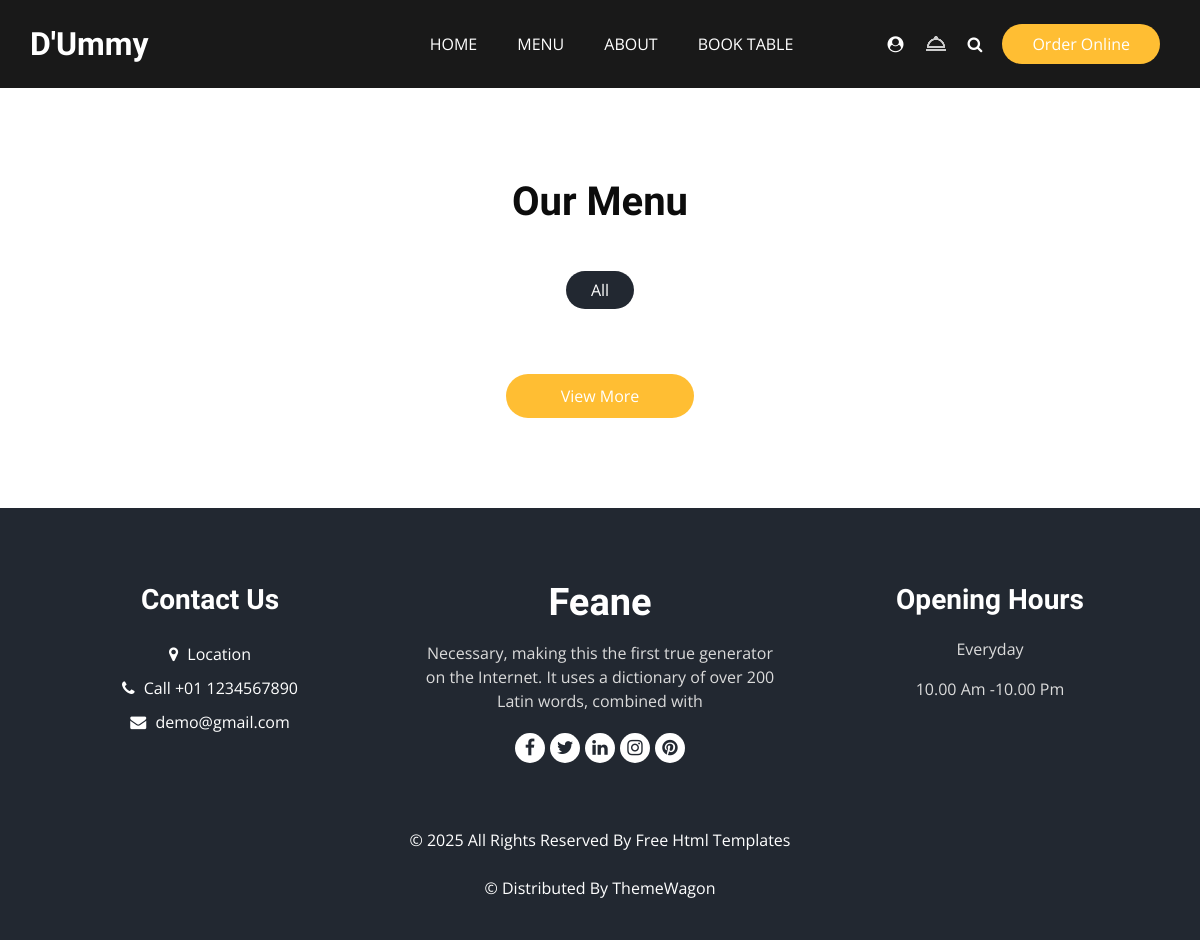
The app's page /menu/, older data.
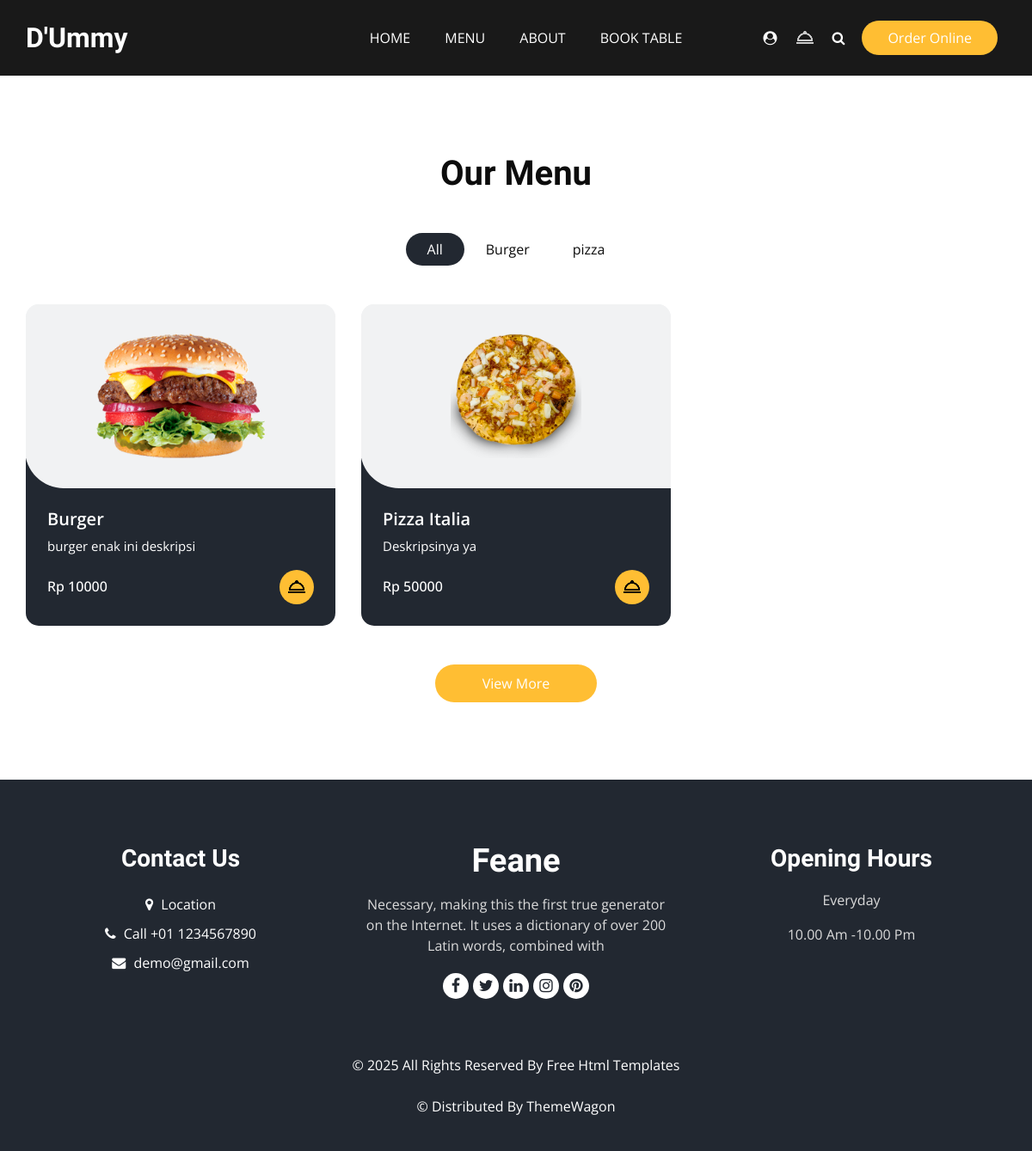
The same page, newer data.
### menu/models.py (models this page shows, shortened)
class Category(models.Model):
    name = models.CharField(max_length=100)
    slug = models.SlugField(unique=True, help_text="Gunakan huruf kecil, tanpa spasi, contoh: minuman-kopi")
    class Meta:
        verbose_name_plural = "Categories"

class ListMenu(models.Model):
    name = models.CharField(max_length=100)
    slug = models.SlugField(unique=True, help_text="Teks unik untuk URL, akan terisi otomatis jika dikosongkan.")
    description = models.TextField()
    image = models.ImageField(upload_to='menu_images/')
    price = models.DecimalField(max_digits=8, decimal_places=2)
    category = models.ForeignKey(Category, on_delete=models.CASCADE, related_name="list_menu")

### menu/views.py (the view)
# urls.py: path('menu/', views.list_menu, name='list_menu'),
def list_menu(request):
    categories = Category.objects.all()
    list_menus = ListMenu.objects.all()
    context = {
        'categories': categories,
        'list_menus': list_menus,
    }
    return render(request, 'menu/menu.html', context)

### menu/templates/menu/menu.html
{% extends 'base.html' %} {% load static %} {% block content %}
<section class="food_section layout_padding">
  <div class="container">
    <div class="heading_container heading_center">
      <h2>Our Menu</h2>
    </div>
    <ul class="filters_menu">
      <li class="active" data-filter="*">All</li>
      {% for category in categories %}
      <li data-filter=".{{ category.slug }}">{{ category.name }}</li>
      {% endfor %}
    </ul>
    <div class="filters-content">
      <div class="row grid">
        {% for list_menu in list_menus %}
        <div class="col-sm-6 col-lg-4 all {{ list_menu.category.slug }}">
          <div class="box">
            <div>
              <a
                href="{% url 'menu:menu_detail' menu_slug=list_menu.slug %}"
                class="menu-item-link"
              >
                <div class="img-box">
                  <img
                    src="{{ list_menu.image.url }}"
                    alt="{{ list_menu.name }}"
                  />
                </div>
              </a>
              <div class="detail-box">
                <h5>{{ list_menu.name }}</h5>
                <p>{{ list_menu.description }}</p>
                <div class="options">
                  <h6>Rp {{ list_menu.price|floatformat:0 }}</h6>
                  <a href="">
                    <img
                      src="{% static 'images/icons/hood.png' %}"
                      alt="cart"
                      class="social-icon"
                    />
                  </a>
                </div>
              </div>
            </div>
          </div>
        </div>
        {% endfor %}
      </div>
    </div>
    <div class="btn-box">
      <a href=""> View More </a>
    </div>
  </div>
</section>
{% endblock content %}

Row changes from the older to the newer data that the page shows:
added Category: name "Burger"
added Category: name "pizza"
added ListMenu: image (picture), name "Burger", description "burger enak ini deskripsi", price "10000"
added ListMenu: image (picture), name "Pizza Italia", description "Deskripsinya ya", price "50000"
